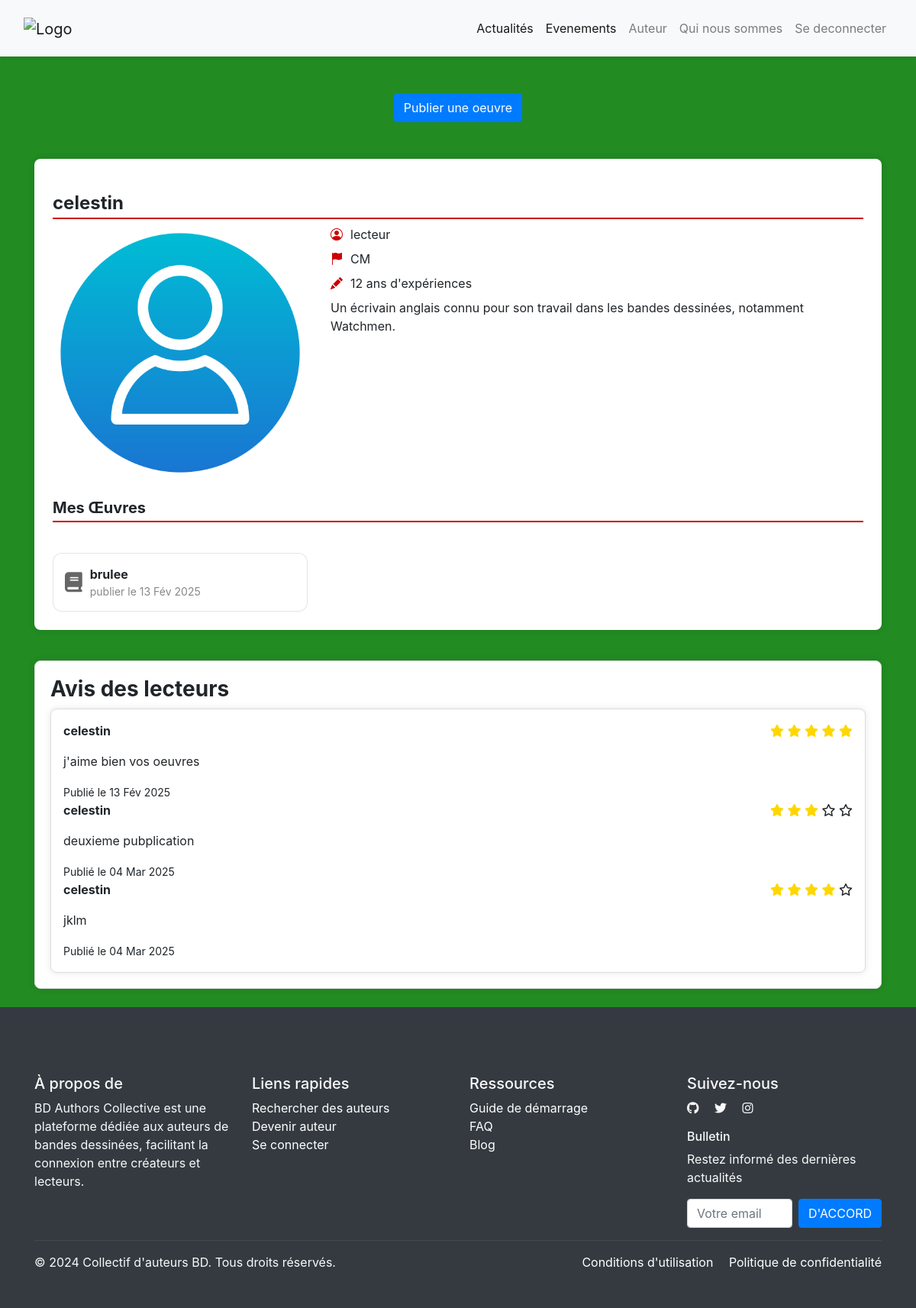
/gestion_content/profil_auteur (signed in), run on the app's committed database.
### gestion_utilisateur/models.py (models this page shows, shortened)
class Utilisateur(AbstractUser):
    Role_choice = [
        ('auteur','auteur'),
        ('lecteur','lecteur')
    ]
    Annee_Experience = [
        ('0-2 ans','0-2 ans'),
        ('3-5 ans','3-5 ans'),
        ('5-10 ans','5-10 ans'),
        ('plus de 10 ans','plus de 10 ans')
    ]
    PAYS_AFRICAINS = [
    ("Algérie", "Algérie"), ("Angola", "Angola"), ("Bénin", "Bénin"), ("Botswana", "Botswana"),
    ("Burkina Faso", "Burkina Faso"), ("Burundi", "Burundi"), ("Cameroun", "Cameroun"),
    ("Cap-Vert", "Cap-Vert"), ("République Centrafricaine", "République Centrafricaine"),
    ("Tchad", "Tchad"), ("Comores", "Comores"), ("Congo-Brazzaville", "Congo-Brazzaville"),
    ("Congo-Kinshasa", "Congo-Kinshasa"), ("Djibouti", "Djibouti"), ("Égypte", "Égypte"),
    ("Guinée Équatoriale", "Guinée Équatoriale"), ("Érythrée", "Érythrée"), ("Eswatini", "Eswatini"),
    ("Éthiopie", "Éthiopie"), ("Gabon", "Gabon"), ("Gambie", "Gambie"), ("Ghana", "Ghana"),
    ("Guinée", "Guinée"), ("Guinée-Bissau", "Guinée-Bissau"), ("Côte d'Ivoire", "Côte d'Ivoire"),
    ("Kenya", "Kenya"), ("Lesotho", "Lesotho"), ("Libéria", "Libéria"), ("Libye", "Libye"),
    ("Madagascar", "Madagascar"), ("Malawi", "Malawi"), ("Mali", "Mali"), ("Mauritanie", "Mauritanie"),
    ("Maurice", "Maurice"), ("Maroc", "Maroc"), ("Mozambique", "Mozambique"), ("Namibie", "Namibie"),
    ("Niger", "Niger"), ("Nigéria", "Nigéria"), ("Rwanda", "Rwanda"), ("Sao Tomé-et-Principe", "Sao Tomé-et-Principe"),
    ("Sénégal", "Sénégal"), ("Seychelles", "Seychelles"), ("Sierra Leone", "Sierra Leone"),
    ("Somalie", "Somalie"), ("Afrique du Sud", "Afrique du Sud"), ("Soudan du Sud", "Soudan du Sud"),
    ("Soudan", "Soudan"), ("Tanzanie", "Tanzanie"), ("Togo", "Togo"), ("Tunisie", "Tunisie"),
    ("Ouganda", "Ouganda"), ("Zambie", "Zambie"), ("Zimbabwe", "Zimbabwe")
]
    role = models.CharField(max_length=120, choices=Role_choice,default='lecteur')
    annee_experience = models.CharField(max_length=120, choices=Annee_Experience,blank=True, null=True)
    bio = models.TextField()
    email = models.EmailField(unique=True)
    profil_picture = models.ImageField(upload_to='media/',blank=True,null=True)
    genres = models.ManyToManyField("gestion_content.Genre", related_name="auteurs", blank=True, null=True)
    token = models.CharField(max_length=120)
    pays = models.CharField(max_length=100, choices=PAYS_AFRICAINS, default="Cameroun",null=True)
    valid_auteur = models.BooleanField(default=False)
    USERNAME_FIELD = 'email'  #  l'email pour l'authentification
    REQUIRED_FIELDS = ['username']

### gestion_content/models.py (models this page shows, shortened)
class Work(models.Model):
    title = models.CharField(max_length=255)
    author = models.ForeignKey('gestion_utilisateur.Utilisateur', on_delete=models.CASCADE, related_name='works')
    publication_date = models.DateField(auto_now=True)
    cover_image = models.ImageField(upload_to='media/', blank=True, null=True)
    description = models.TextField()
    genres = models.ForeignKey('Genre',on_delete=models.CASCADE,blank=True,null=True,related_name='work')

class Notation(models.Model):
    user = models.ForeignKey('gestion_utilisateur.Utilisateur', on_delete=models.CASCADE, related_name='notation')  # ✅ Ici aussi
    work = models.ForeignKey(Work, on_delete=models.CASCADE, related_name='notation')
    rating = models.IntegerField(choices=[(i, i) for i in range(1, 6)])  # Note entre 1 et 5
    comment = models.TextField()
    created_at = models.DateTimeField(auto_now_add=True)

### gestion_content/views.py (the view, shortened to what this page needs)
def profil_auteur(request):
    totatl_notif = 0
    nb_notif = 0
    user_authenticate = request.user.is_authenticated
    genrese = Genre.objects.all()
    auteur = request.user
    oeuvres = Work.objects.filter(author=auteur).annotate(moyenne_note=Avg('notation__rating'))
    notations = Notation.objects.filter(work__in=oeuvres).select_related('user', 'work')
    if notations:
        for each_notif in notations:
          totatl_notif = totatl_notif + each_notif.rating
    notation = Notation.objects.filter(work__in=oeuvres).count()
    print(notation)
    if notation !=0:
       nb_notif = totatl_notif/notation
    return render(request, 'gestion_content/profil_auteur.html', {
        'auteur': auteur,
        'oeuvres': oeuvres,
        'notations': notations,
        'nb_notif':nb_notif,
        'user_authenticate':user_authenticate,
        'genres':genrese
    })

### gestion_content/templates/gestion_content/profil_auteur.html (shortened to what this page needs)
{% load static %}
<!DOCTYPE html>
<html lang="fr">
<head>
    <link rel="stylesheet" href="https://cdn.jsdelivr.net/npm/bootstrap@5.3.0/dist/css/bootstrap.min.css">
    <link rel="stylesheet" href="https://cdn.jsdelivr.net/npm/bootstrap-icons/font/bootstrap-icons.css">
    <link rel="stylesheet" href="https://cdnjs.cloudflare.com/ajax/libs/font-awesome/6.5.1/css/all.min.css">
    <link rel="stylesheet" href="{% static 'gestion_content/css/bootstrap.min.css'%}">
</head>
<body>
       <nav class="navbar navbar-expand-lg navbar-light bg-light shadow-sm p-3">
        <div class="container-fluid">
            <a class="navbar-brand" href="#">
                <img src="logo.png" alt="Logo" width="120" height="40">
            </a>
            <div class="collapse navbar-collapse" id="navbarNav">
                <ul class="navbar-nav ms-auto">
                    <li class="nav-item ">
                        <a class="nav-link active" href="{% url 'home' %}">Actualités</a>
                    </li>
                    <li class="nav-item ">
                        <a class="nav-link active" href="{% url 'evenement' %}">Evenements</a>
                    </li>
                    <li class="nav-item ">
                        <a class="nav-link " href="{% url 'auteur' %}">Auteur</a>
                    </li>
                    <li class="nav-item">
                        <a class="nav-link" href="#">Qui nous sommes</a>
                    </li>
                     {% if user_authenticate %}
                     <li class="nav-item">
                        <a class="nav-link" href="{% url 'deconnexion' %}">Se deconnecter</a>
                    </li>
                     {% endif %}
                </ul>
            </div>
        </div>
    </nav>
    <center>
        <button type="button" class="btn btn-primary mt-5  d-flex mb-5  " data-toggle="modal" data-target="#exampleModal">
            Publier une oeuvre
          </button>
    </center>
    <div class="container mt-5">
      <div class="section-green">
        <div class="profile-card mx-auto p-4">
            <h4 class="fw-bold section-title"> {{auteur.username}}</h4>
            <div class="row">
                <div class="col-md-4 text-center">
                    {% if auteur.profil_picture %}
                    <img src="{{auteur.profil_picture.url}}" class="d-block w-100" alt="Nature">
                    {% else %}
                    <img src="{% static "gestion_content/images/prof.png" %}" class="d-block w-100" alt="Nature">
                    {% endif %}
                </div>
                <div class="col-md-8">
                    <div class="mb-2 icon-text">
                        <i class="bi bi-person-circle"></i> <span>{{auteur.role}}</span>
                    </div>
                    <div class="mb-2 icon-text">
                        <i class="bi bi-flag-fill"></i> <span>{{auteur.pays}}</span>
                    </div>
                    <div class="mb-2 icon-text">
                        <i class="bi bi-pencil-fill"></i> <span>12 ans d'expériences</span>
                    </div>
                    <p>
                       {{auteur.bio}}
                    </p>
                </div>
            </div>
            <h5 class="fw-bold section-title mt-4">Mes Œuvres</h5>
            <div class="row g-4 mt-3">
                {% for oeuvre in oeuvres %}
                    <div class="col-lg-4 col-md-6">
                        <div class="bibliographie-card">
                            <i class="fas fa-book"></i>
                            <div>
                                <div class="title">{{ oeuvre.title }}</div>
                                <div class="year">publier le {{ oeuvre.publication_date|date:"d M Y" }}</div>
                            </div>
                        </div>
                    </div>
                {% empty %}
                    <p>Aucune œuvre trouvée.</p>
                {% endfor %}
            </div>
        </div>
    </div>
        <div class="container mb-4 avis">
            <h3 class="fw-bold">Avis des lecteurs</h3>
            <div class="review p-3 avis">
                <div class="">
                {% for notation in notations %}
                <div class="stars">
                    <div class="d-flex justify-content-between">
                    <strong>{{ notation.user.username }}</strong>
                    <p>
                        {% for i in "12345"|make_list %}
                            {% if forloop.counter <= notation.rating %}
                                <i class="fas fa-star" style="color:#FFD700;"></i>
                            {% else %}
                                <i class="far fa-star"></i>
                            {% endif %}
                        {% endfor %}
                    </p>
                </div>
                    <p>{{ notation.comment }}</p>
                    <small>Publié le {{ notation.created_at|date:"d M Y" }}</small>
                </div>
            {% empty %}
                <p>Aucun avis pour le moment.</p>
            {% endfor %}
        </div>
                </div>
            </div>
        </div>
 {% include "gestion_content/footer.html" %}
</body>
</html>

### gestion_content/templates/gestion_content/profil_auteur.html (style rules this page uses)
body { background-color: #f8f9fa; }
.container { margin-top: 40px; }
.year { float: right; color: #666; font-size: 14px; }
.bibliographie-card { border: 1px solid rgba(0, 0, 0, 0.1); border-radius: 12px; padding: 15px; display: flex; align-items: center; gap: 10px; background: white; transition: 0.3s; height: 100%; }
.bibliographie-card i { font-size: 26px; color: #666; }
.bibliographie-card .title { font-weight: bold; font-size: 16px; }
.bibliographie-card .year { color: #888; font-size: 14px; }
.form-container,.avis { border: 1px solid #ddd; border-radius: 8px; padding: 16px; box-shadow: 2px 2px 10px rgba(0, 0, 0, 0.1); }
body { background-color: #228B22; }
.profile-card,.avis { background-color: white; padding: 20px; border-radius: 8px; box-shadow: 0px 0px 10px rgba(0, 0, 0, 0.1); }
.section-title { border-bottom: 2px solid #c00; padding-bottom: 5px; font-weight: bold; margin-top: 20px; }
.icon-text { display: flex; align-items: center; gap: 10px; }
.icon-text i { color: #c00; }

### data on the page
Utilisateur: username "celestin", role "lecteur", pays "CM", bio "Un écrivain anglais connu pour son travail dans les bandes dessinées, notamment Watchmen."
Work: title "brulee", publication_date "13 Fév 2025"
Notation: user.username "celestin", rating 5 (drawn), comment "j'aime bien vos oeuvres", created_at "13 Fév 2025"
Notation: user.username "celestin", rating 3 (drawn), comment "deuxieme pubplication", created_at "04 Mar 2025"
Notation: user.username "celestin", rating 4 (drawn), comment "jklm", created_at "04 Mar 2025"
